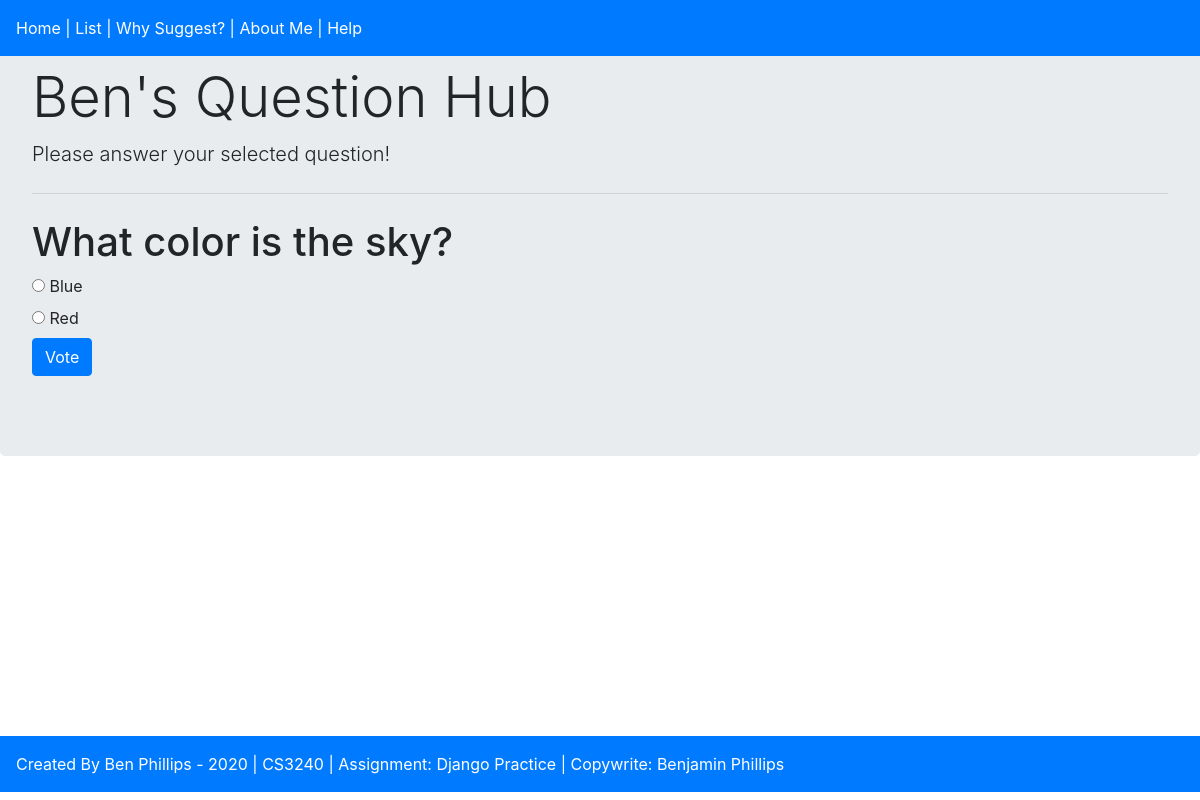
The app's page /polls/2/ with its own data.
### polls/models.py (models this page shows, shortened)
class Question(models.Model):
    question_text = models.CharField(max_length=200)
    pub_date = models.DateTimeField('date published')
    def was_published_recently(self):
        now = timezone.now()
        return now - datetime.timedelta(days=1) <= self.pub_date <= now
    def was_published_recently(self):
        now = timezone.now()
        return now - datetime.timedelta(days=1) <= self.pub_date <= now
    was_published_recently.admin_order_field = 'pub_date'
    was_published_recently.boolean = True
    was_published_recently.short_description = 'Published recently?'

class Choice(models.Model):
    question = models.ForeignKey(Question, on_delete=models.CASCADE)
    choice_text = models.CharField(max_length=200)
    votes = models.IntegerField(default=0)

### polls/views.py (the view)
# urls.py: path('<int:pk>/', views.DetailView.as_view(), name='detail'),
class DetailView(generic.DetailView):
    model = Question
    template_name = 'polls/detail.html'
    def get_queryset(self):
        return Question.objects.filter(pub_date__lte=timezone.now())

### polls/templates/polls/detail.html (shortened to what this page needs)
<link rel="stylesheet" href="https://maxcdn.bootstrapcdn.com/bootstrap/4.0.0/css/bootstrap.min.css">
<div class="text-primary">
    <div class="fixed-top p-3 mb-2 bg-primary text-white"> Home | List | Why Suggest? | About Me | Help </div>
</div>
<div class="jumbotron">
    <h1 class="display-4">Ben's Question Hub</h1>
    <p class="lead">Please answer your selected question!</p>
    <hr class="my-4">
<h1>{{ question.question_text }}</h1>
<form action="{% url 'polls:vote' question.id %}" method="post">
    {% for choice in question.choice_set.all %}
    <input type="radio" name="choice" id="choice{{ forloop.counter }}" value="{{ choice.id }}">
        <label for="choice{{ forloop.counter }}">{{ choice.choice_text }}</label><br>
        {% endfor %}
        <input type="submit" value="Vote" class="btn btn-primary">
</form>
<div class="text-primary">
    <div class="fixed-bottom p-3 mb-2 bg-primary text-white"> Created By Ben Phillips - 2020   |  CS3240  |  Assignment: Django Practice | Copywrite: Benjamin Phillips</div>
</div>
</div>

### records on screen
Question: question_text "What color is the sky?"
Choice: choice_text "Blue"
Choice: choice_text "Red"
